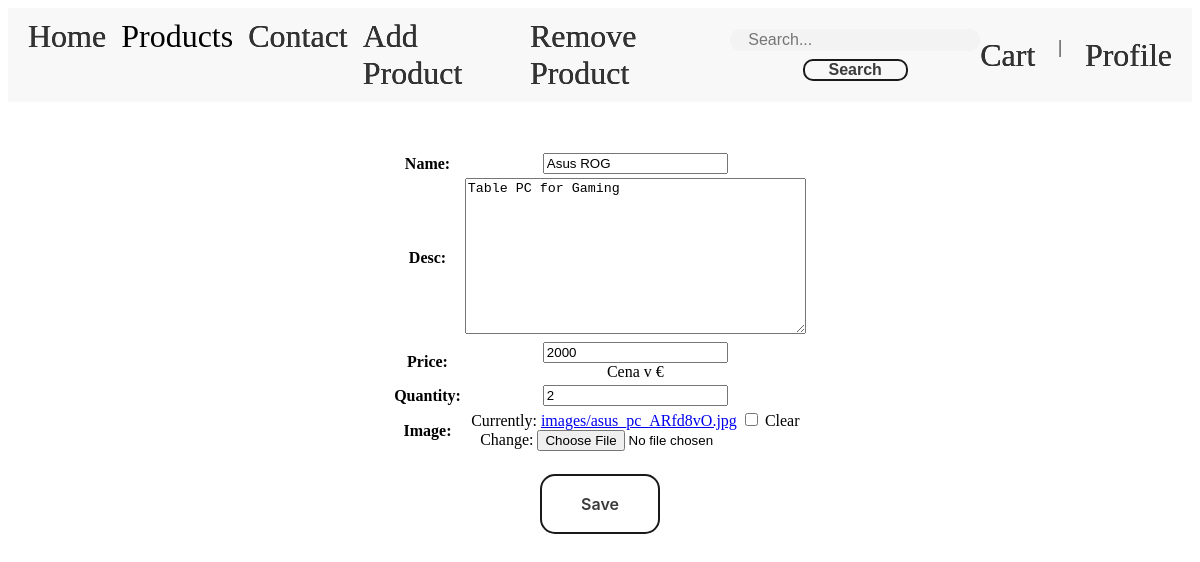
/products/update/3/ (signed in), run on an earlier commit of the app's database.
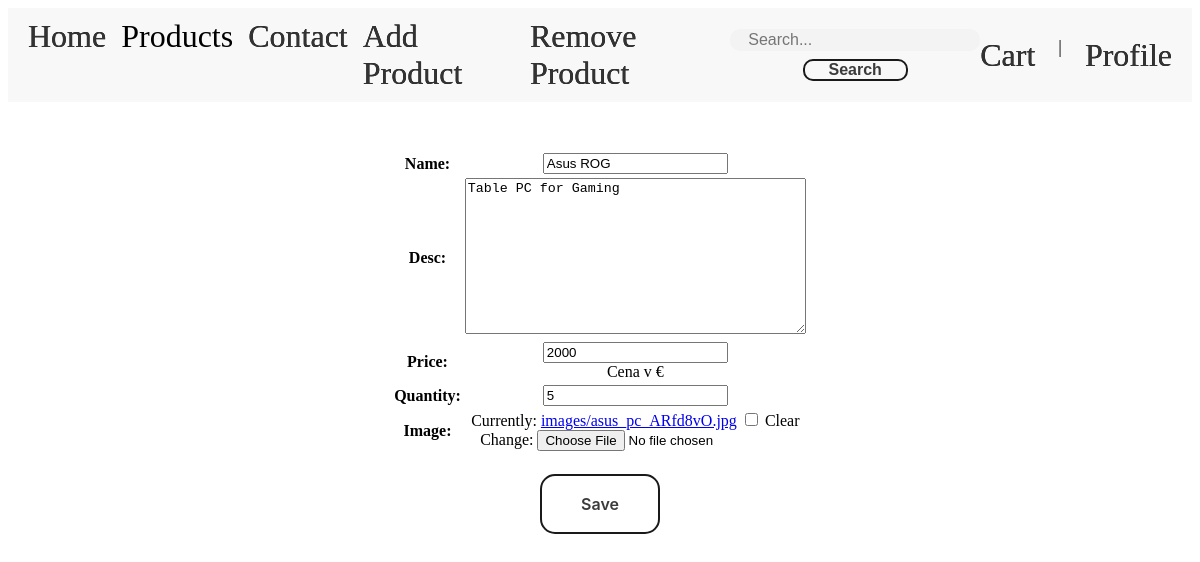
And on a later commit of the database.
### product/models.py (models this page shows, shortened)
class Product(Model):
    name = CharField(max_length=64, null=False, blank=False)
    desc = TextField(max_length=1024, null=True, blank=True)
    price = IntegerField(null=False, blank=False)
    quantity = IntegerField(null=True)
    image = ImageField(upload_to='images/', null=True, blank=True)
    class Meta:
        ordering = ['name']
        verbose_name_plural = 'Products'

### product/views.py (the view)
# urls.py: path("update/<int:pk>/", ProductUpdate.as_view(), name='product_update'),
class ProductUpdate(LoginRequiredMixin, UserPassesTestMixin, UpdateView):
    form_class = ProductForm
    template_name = 'product_update.html'
    model = Product
    success_url = reverse_lazy('Product-list')
    def test_func(self):
        return self.request.user.is_superuser

### product/forms.py
class ProductForm(ModelForm):
    class Meta:
        model = Product
        fields = '__all__'
        help_texts = {
            'price' : 'Cena v €'
        }

### product/templates/product_update.html (shortened to what this page needs)
{% extends 'homepage.html' %}
{% load static %}
{% block extra_css %}
<link rel="stylesheet" href="{% static 'buttons.css' %}">
{% endblock %}
{% block content %}
<form method="post" enctype="multipart/form-data">
    <table>
        {{ form.as_table }}
    </table>
    <input type="submit" id="id_submit" value="Save" class="btn btn-back">
</form>
{% endblock %}

What changed in the data, as far as the page shows it:
changed Product "Asus ROG": quantity "2" → "5"
